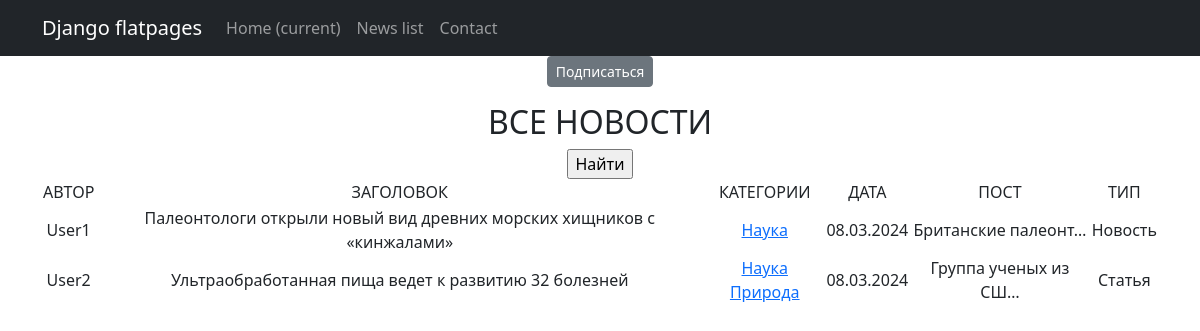
Screenshot of /news/categories/3 with the database file from the repository.
### news/models.py (models this page shows, shortened)
class Post(models.Model):
    author = models.ForeignKey(Author, on_delete=models.CASCADE, related_name='posts')
    article = 'ART'
    news = 'NEW'
    POSTS = [
        (article, "Статья"),
        (news, "Новость")
    ]
    type = models.CharField(max_length=3,
                            choices=POSTS,
                            default=article)
    creation_time = models.DateTimeField(auto_now_add=True)
    title = models.CharField(max_length=255)
    text = models.TextField()
    rating = models.IntegerField(default=0)
    category = models.ManyToManyField(Category, through='PostCategory')

class Author(models.Model):
    user = models.OneToOneField(User, on_delete=models.CASCADE)
    rating = models.IntegerField(default=0)
    def __str__(self):
        return f"{self.user.username}"

class Category(models.Model):
    name = models.CharField(max_length=255, unique=True)
    subscribers = models.ManyToManyField(User,related_name='categories')
    def __str__(self):
        return self.name

### news/views.py (the view)
# urls.py: path('categories/<int:pk>', CategoryListView.as_view(), name='category_list'),
class CategoryListView(ListView):
    model = Post
    template_name = 'category_list.html'
    context_object_name = 'category_news_list'
    def get_queryset(self):
        self.category = get_object_or_404(Category, id=self.kwargs['pk'])
        queryset = Post.objects.filter(category=self.category).order_by('-creation_time')
        return queryset
    def get_context_data(self, **kwargs):
        context = super().get_context_data(**kwargs)
        context['is_not_subscriber'] = self.request.user not in self.category.subscribers.all()
        context['category'] = self.category
        return context

### news/templatetags/custom_filters.py (called while the page is built)
@register.filter()
def censor(word):
    if isinstance(word, str):
        for a in word.split():
            if a.capitalize() in censor_filter:
                word = word.replace(a, a[0] + '*' * len(a))
    return word

### templates/category_list.html (shortened to what this page needs)
{% extends 'flatpages/default.html' %}
{% load custom_filters %}
{% load custom_tags %}
{% block content %}
    {% if is_not_subscriber %}
        <p class="text-center"><a href="{% url 'subscribe' category.id %}" class="btn btn-secondary btn-sm ">Подписаться</a></p>
    {% endif %}
   <h2>ВСЕ НОВОСТИ</h2>
{% if category_news_list %}
<form method="get">
    <input type="submit" value="Найти">
</form>
 <table>
           <tr>
               <td>АВТОР</td>
               <td>ЗАГОЛОВОК</td>
               <td>КАТЕГОРИИ</td>
               <td>ДАТА</td>
               <td>ПОСТ</td>
               <td>ТИП</td>
           </tr>
      {% for post in category_news_list %}
           <tr>
               <td>{{ post.author}}</td>
               <td>{{ post.title|censor }}</td>
               <td>
                {% for category in post.category.all %}
                <a href="{% url 'category_list' category.id %}">{{ category }}</a>
                {% endfor %}
               </td>
               <td>{{ post.creation_time|date:'d.m.Y' }}</td>
               <td>{{ post.text|truncatechars:20|censor }}</td>
               <td>{{ post.get_type_display }}</td>
           </tr>
     {% endfor %}
 </table>
{% else %}
       <h2>Публикаций нет!</h2>
   {% endif %}
{% endblock content %}

### rows the page displays
Post: author "User1", title|censor "Палеонтологи открыли новый вид древних морских хищников с «кинжалами»", creation_time "08.03.2024", text|censor "‌Британские палеонт…", type "Новость"
Category: name "Наука"
Post: author "User2", title|censor "Ультраобработанная пища ведет к развитию 32 болезней", creation_time "08.03.2024", text|censor "Группа ученых из СШ…", type "Статья"
Category: name "Природа"
